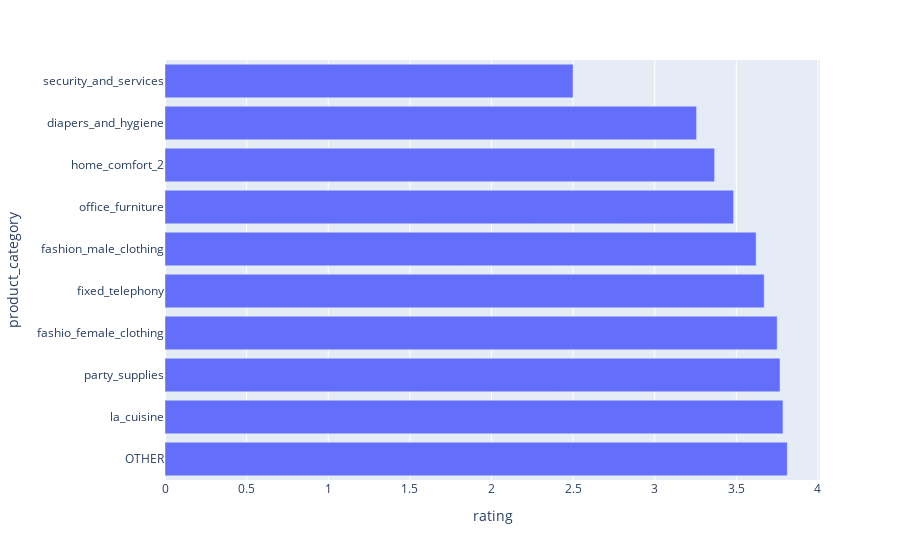

Notebook source saved alongside this figure:
### Code cell
# Bottom 10 product rated
df_grouped_category.sort_values(by=['rating'], ascending=True, inplace=True)
fig = px.bar(df_grouped_category.iloc[:10], x='rating', orientation='h', y='product_category')
fig.update_yaxes(categoryorder='total descending')
fig

### Figure 1 — Plotly figure (JSON) as saved in the notebook; plotly's stock layout.template omitted (floating-point values rounded to 4 significant figures)
{"data": [{"alignmentgroup": "True", "hovertemplate": "rating=%{x}<br>product_category=%{y}<extra></extra>", "legendgroup": "", "marker": {"color": "#636efa"}, "name": "", "offsetgroup": "", "orientation": "h", "showlegend": false, "textposition": "auto", "type": "bar", "x": [2.5, 3.256, 3.367, 3.483, 3.621, 3.67, 3.75, 3.767, 3.786, 3.812], "xaxis": "x", "y": ["security_and_services", "diapers_and_hygiene", "home_comfort_2", "office_furniture", "fashion_male_clothing", "fixed_telephony", "fashio_female_clothing", "party_supplies", "la_cuisine", "OTHER"], "yaxis": "y"}], "layout": {"autosize": true, "barmode": "relative", "legend": {"tracegroupgap": 0}, "margin": {"t": 60}, "xaxis": {"anchor": "y", "autorange": true, "domain": [0, 1], "range": [0, 4.013], "title": {"text": "rating"}, "type": "linear"}, "yaxis": {"anchor": "x", "autorange": true, "categoryorder": "total descending", "domain": [0, 1], "range": [-0.5, 9.5], "title": {"text": "product_category"}, "type": "category"}}}
